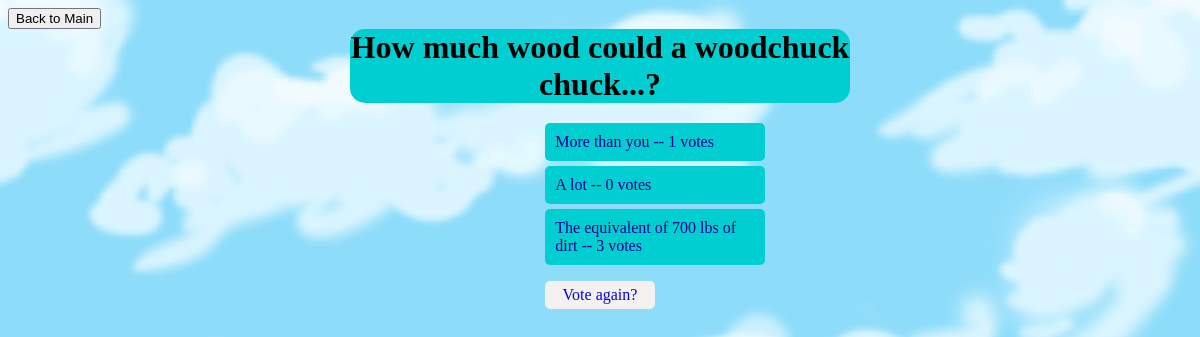
The app's page /polls/2/results/ with its own data.
### polls/models.py (models this page shows, shortened)
class Question(models.Model):
	question_text = models.CharField(max_length=200)
	pub_date = models.DateTimeField('date_published')
	def was_published_recently(self):
		now = timezone.now()
		return now - datetime.timedelta(days = 1) <= self.pub_date <= now
	was_published_recently.admin_order_field = 'pub_date'
	was_published_recently.boolean = True
	was_published_recently.short_description = 'Published recently?'

class Choice(models.Model):
	question = models.ForeignKey(Question, on_delete=models.CASCADE)
	choice_text = models.CharField(max_length=200)
	votes = models.IntegerField(default=0)

### polls/views.py (the view)
# urls.py: path('<int:pk>/results/', views.ResultsView.as_view(), name='results'),
class ResultsView(generic.DetailView):
	model = Question
	template_name = 'polls/results.html'

### polls/templates/polls/results.html (shortened to what this page needs)
<!DOCTYPE>
<html>
<head></head>
<body>
{% load static %}
<link rel="stylesheet" type="text/css" href="{% static 'polls/style.css' %}">
    <input id="back" type="button" value="Back to Main" style="display: inline-block;">
	<h1>{{ question.question_text }}</h1>
	<ul>
	{% for choice in question.choice_set.all %}
		<li>{{ choice.choice_text }} -- {{ choice.votes }} votes</li>
	{% endfor %}
	</ul>
	<a href="{% url 'polls:detail' question.id %}" id='vote'>Vote again?</a>
</body>
</html>

### polls/static/polls/style.css (style rules this page uses)
li { color: darkblue; background-color: darkturquoise; width: 200px; border-radius: 5px; padding: 10px; display: block; margin-bottom: 5px; }
a { text-decoration: none; }
#vote { display: block; margin: auto; background-color: #f3f2f1; border-radius: 5px; width: 100px; padding: 5px; text-align: center; }
ul { list-style-type: none; display: block; margin-left: 42%; }
body { background: white url("images/sky.png") repeat; background-size: 100%; }
h1 { font-family: cursive; display: block; background-color: darkturquoise; margin: auto; margin-bottom: 20px; border-radius: 15px; text-align: center; width: 500px; }

### records on screen
Question: question_text "How much wood could a woodchuck chuck...?"
Choice: choice_text "More than you", votes "1"
Choice: choice_text "A lot", votes "0"
Choice: choice_text "The equivalent of 700 lbs of dirt", votes "3"
